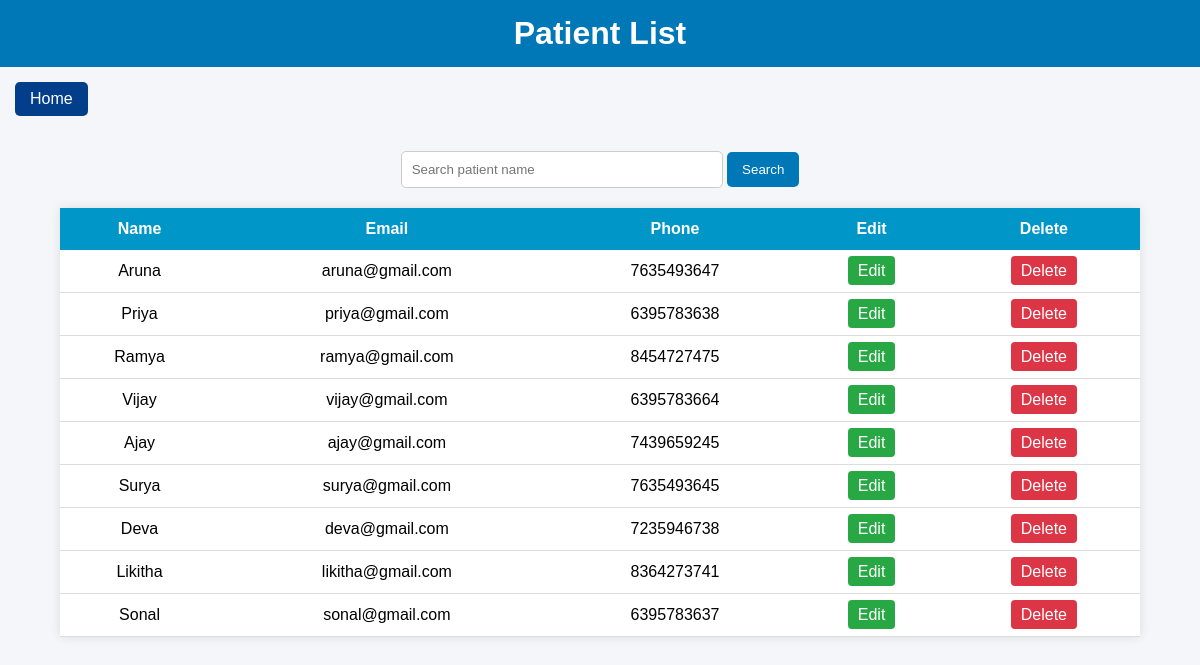
/patients/ (signed in), run on the app's committed database.
### hospitalapp/models.py (models this page shows, shortened)
class Patient(models.Model):
    name = models.CharField(max_length=100)
    email = models.EmailField(unique=True)
    phone = models.CharField(max_length=10,unique=True)

### hospitalapp/views.py (the view)
# urls.py: path('patients/',patient_list,name='patient_list'),
@login_required
def patient_list(request):
    patients = Patient.objects.all()
    search = request.GET.get('search')
    if search:
        patients = patients.filter(
            Q(name__icontains=search)
        )
    return render(
        request,
        'patient_list.html',
        {'patients': patients}
    )

### hospitalapp/templates/patient_list.html (shortened to what this page needs)
<!DOCTYPE html>
<html>
<head>
</head>
<body>
    <h1>Patient List</h1>
    <a href="{% url 'home' %}" class="home-link"> Home</a>
    <form method="GET">
        <input
            type="text"
            name="search"
            placeholder="Search patient name">
        <button type="submit" class="search-btn">
            Search
        </button>
    </form>
    <table>
        <tr>
            <th>Name</th>
            <th>Email</th>
            <th>Phone</th>
            <th>Edit</th>
            <th>Delete</th>
        </tr>
        {% for patient in patients %}
        <tr>
            <td>{{ patient.name }}</td>
            <td>{{ patient.email }}</td>
            <td>{{ patient.phone }}</td>
            <td>
                <a href="{% url 'edit_patient' patient.id %}"
                   class="edit-btn">
                    Edit
                </a>
            </td>
            <td>
                <a href="{% url 'delete_patient' patient.id %}"
                   class="delete-btn">
                    Delete
                </a>
            </td>
        </tr>
        {% endfor %}
    </table>
</body>
</html>

### hospitalapp/templates/patient_list.html (style rules this page uses)
body { font-family: Arial, sans-serif; margin: 0; background: #f4f6f9; }
h1 { background: #0077b6; color: white; padding: 15px; margin: 0; text-align: center; }
a { text-decoration: none; }
.home-link { display: inline-block; margin: 15px; padding: 8px 15px; background: #023e8a; color: white; border-radius: 5px; }
form { text-align: center; margin: 20px; }
input[type="text"] { padding: 10px; width: 300px; border: 1px solid #ccc; border-radius: 5px; outline: none; }
button { padding: 10px 15px; background: #0077b6; color: white; border: none; border-radius: 5px; cursor: pointer; }
table { width: 90%; margin: auto; border-collapse: collapse; background: white; box-shadow: 0px 0px 10px rgba(0,0,0,0.1); }
th { background: #0096c7; color: white; padding: 12px; }
td { padding: 12px; text-align: center; border-bottom: 1px solid #ddd; }
.edit-btn { padding: 6px 10px; background: #28a745; color: white; border-radius: 4px; }
.delete-btn { padding: 6px 10px; background: #dc3545; color: white; border-radius: 4px; }

### data on the page
Patient: name "Aruna", email "aruna@gmail.com", phone "7635493647"
Patient: name "Priya", email "priya@gmail.com", phone "6395783638"
Patient: name "Ramya", email "ramya@gmail.com", phone "8454727475"
Patient: name "Vijay", email "vijay@gmail.com", phone "6395783664"
Patient: name "Ajay", email "ajay@gmail.com", phone "7439659245"
Patient: name "Surya", email "surya@gmail.com", phone "7635493645"
Patient: name "Deva", email "deva@gmail.com", phone "7235946738"
Patient: name "Likitha", email "likitha@gmail.com", phone "8364273741"
Patient: name "Sonal", email "sonal@gmail.com", phone "6395783637"
